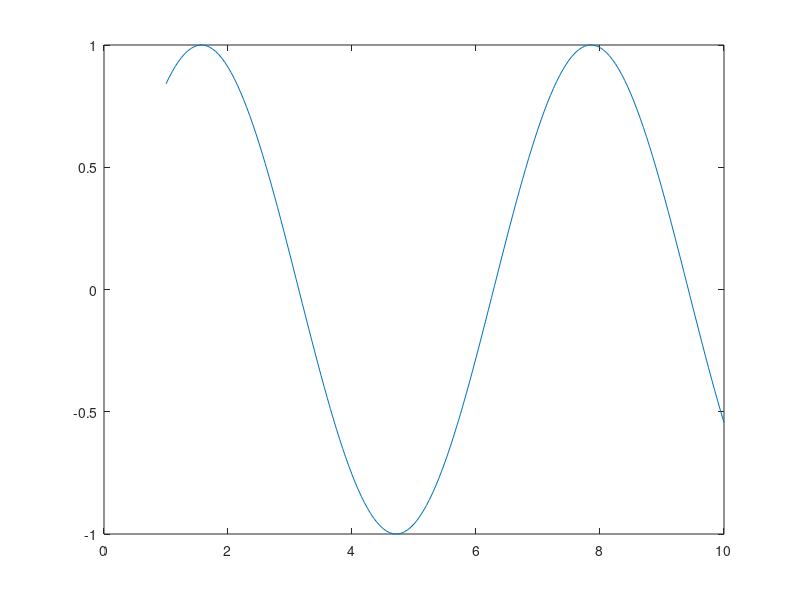
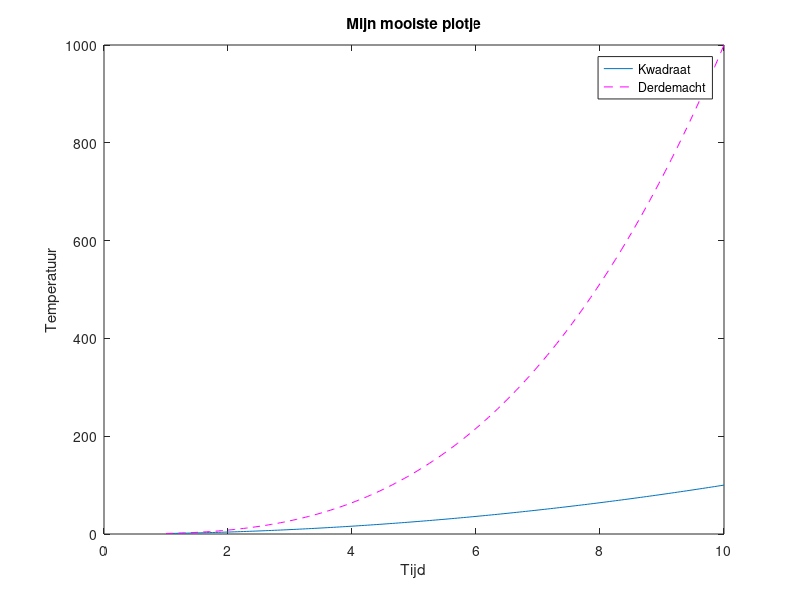
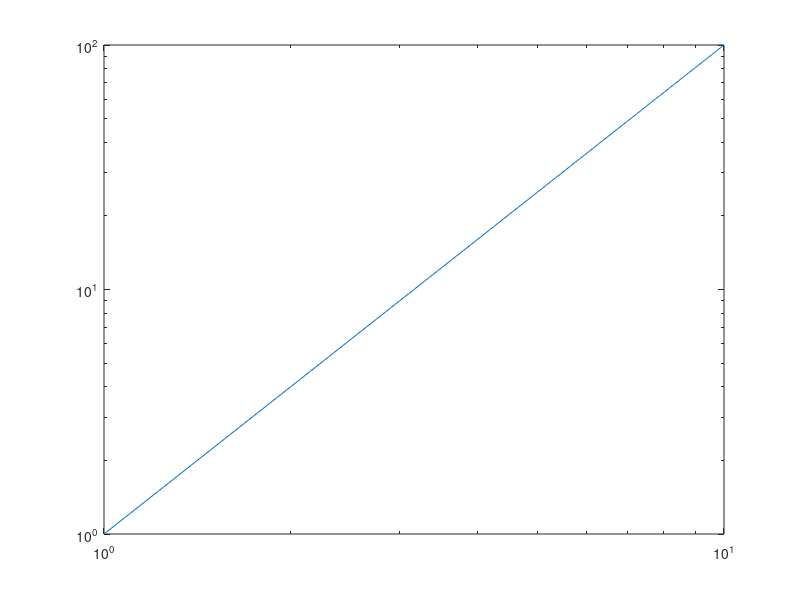

MATLAB code to generate these figures, in order: (Note: this script raises an error after producing the figures.)
%%%%%%%%%%%%%%%%%%%%%%%%
%%% Inleiding Matlab %%%
%%%%%%%%%%%%%%%%%%%%%%%%

% Een commentaar wordt geschreven met een % (i.p.v. # in Python).
% Je kan je code opsplitsen in secties en die apart runnen 
% (met 'Run Section'). Het maken van een sectie doe je met 2 %:
%% Basiscommando's
2+2             % Het resultaat wordt altijd geprint,
2+3;            % behalve als je een ; op het einde plaatst.
ans             % Het laatst bekomen resultaat kan je met 'ans' verkrijgen. 
a = 4;          % Assignment is zoals in Python
disp('I <3 Matlab'); % Printen doe je met disp
disp(a);
clear a;        % In je Workspace zie je de opgeslagen variabelen.
                % Die kan je verwijderen door clear te doen.

help clear      % Als je niet weet wat iets doet, typ help ...  

%% Vectoren en matrices
vec1 = [1,5,42,15,6,8]  % Vierkante haakjes!
vec1 = [1 5 42 15 6 8]  % met of zonder comma
mat1 = [1,2,3;4,5,6]    % ; geeft een nieuwe rij aan, wat toelaat matrices te maken.
vec2 = 1:10             % range(1, 10) in Python
vec2 = 1:3:10           % range(1, 10, 3), geeft dus [1, 4, 7, 10]
transpose = mat1.'      % .' is transpose, ' is hermitisch transpose

% Elementen selecteren
element23 = mat1(2,3)   % Ronde haakjes voor indexering!
rij2 = mat1(2,:)        % Merk op dat indexering van 1 begint, niet 0.
kolom3 = mat1(:,3)
selectie = vec1([1:3,5:6])
vec1(1:2) = [3000,200]

% Bewerkingen met matrices en vectoren

A = randi(10,4,3) % 4x3 matrix met random getallen van 1 t.e.m. 10
B = randi(10,4,3)
t = rand(4,1)     % 4x1 matrix met random getallen van 0 tot 1
A+B
A-1
A/2     % elementsgewijs
% A*B     % matrixvermenigvuldiging
A*B.'

x = A\t % Los Ax=t op
format long % Toon meer cijfers
x
format short % Default

% Elementsgewijs
A*A'
A.*A
A.^2
A./A 

% Ingebouwde functies

svd(A) % Returnt singuliere waarden
help svd % Of Matlab website, Google, Mathworks forum, stackoverflow, vriendjes, Raphaël
[U,S,V] = svd(A)
[U,S,V] = svd(A,0) % Gereduceerde SVD (0 == "econ")
[~,S,V] = svd(A,0) % Tilde voor ongewenste uitvoer

vec1
mean(vec1)
mat1
mean(mat1)          % Kolom gemiddelden
mean(mat1, 2)       % Rij gemiddelden
mean(mat1,[1,2])    % Gemiddelde over rijen en kolommen samen
mean(mean(mat1))    % Globaal gemiddelde
mean(mat1(:))       % Globaal gemiddelde (flattening)

C = ones(3)
C = zeros(3,2)
C = eye(3,5)
size(C)

%% Plotten

x = 1:0.05:10;
y = sin(x);
plot(x,y);

figure(); % Nieuwe figuur
plot(x,x.^2);
hold on;  % Meerdere lijnen plotten op dezelfde figuur 
plot(x,x.^3,'m--');
hold off;
title('Mijn mooiste plotje');
xlabel('Tijd');
ylabel('Temperatuur');
legend('Kwadraat', 'Derdemacht');

figure();
semilogy(x,x.^2);
loglog(x,x.^2);

%% Functies

help doeietsnuttigs
[som, prod] = doeietsnuttigs(2,3,4)

% For-lus
s = 0;
for i = 1:10
    s = s+i;
end
s
s = sum(1:10)

% While-lus
t = 0;
while t ~= 10 % Niet /=, niet |=, niet !=
    t = t+1;
end
t

s = 0;
% If-voorwaarde
if s >= 10 % Groter of gelijk aan
    disp('Amai, zo groot!');
elseif s == 0 % Gelijk aan
    disp('NUL!')
elseif s == 1 || s == -1 % || is logische of, && is logische en
    disp('Absolute waarde is 1')
else
    disp('Niets speciaals');
end

%% Debuggen
% Om te debuggen, klik je op de regelnummer waar je wilt dat de executie
% stopt. Doe bijvoorbeeld functie doeietsmindernuttigs open en klik op
% regel nummer 3. Run dan deze sectie.
[som, prod] = doeietsmindernuttigs(2,3,4)

% Timings: time.m


%% Workspace opslaan
save('MijneerstescriptjevoorNMB')
clear all
load('MijneerstescriptjevoorNMB')
% Willekeurige data inladen?
A = importdata('voorbeeld.jpg'); % Kies zelf een afbeelding.
image(A)
